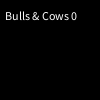
Frame 1 (no input)
Frame 60 (the mouse pressed at the canvas centre just before this capture): identical to frame 1, image omitted
Frame 120 (the mouse held since frame 60 and released just before this capture): identical to frame 1, image omitted

The Processing sketch that drew this single still picture (run headless with seeded random() and noise(); from frame 60 on, the mouse is pressed at the canvas centre):

// Processing sketch: BullsAndCows
// ── BullsAndCows.pde
/**
 * Bulls and Cows
 * https://rosettacode.org/wiki/Bulls_and_cows#Processing
 * Processing 3.4
 * 2019-08 Jeremy Douglass
 * 
 * Bulls and Cows is an old game played with pencil and paper that was later
 * implemented using computers.
 * 
 * Task:
 * 
 * Create a four digit random number from the digits 1 to 9, without
 * duplication.
 * 
 * The program should:
 * 
 *   ask for guesses to this number
 *   reject guesses that are malformed
 *   print the score for the guess
 * 
 * The score is computed as:
 * 
 * The player wins if the guess is the same as the randomly chosen number,
 * and the program ends.
 * A score of one bull is accumulated for each digit in the guess that equals
 * the corresponding digit in the randomly chosen initial number.
 * A score of one cow is accumulated for each digit in the guess that also
 * appears in the randomly chosen number, but in the wrong position. 
 * 
 * This sketch produces both a console transcript and GUI interface to the game.
 * Creates a new game each time the guess is correct; tracks number of games
 * won.
 */

IntDict score;
StringList choices;
StringList guess;
StringList secret;
int gamesWon = -1;

void setup() {
  choices = new StringList("0", "1", "2", "3", "4", "5", "6", "7", "8", "9");
  newGame();
}

void newGame() {
  gamesWon++;
  choices.shuffle();
  secret = new StringList();
  for (int i=0; i<4; i++) { // selections
    secret.append(choices.get(i));
  }
  newGuess();
  println("\nsecret:", secret, "\n");
}

void newGuess() {
  guess = new StringList();
  score = null;
}

void draw() {
  background(0);
  text("Bulls & Cows " + gamesWon, 5, 20);
  for (int i=0; i<guess.size(); i++) {
    text(guess.get(i), 20*i+10, height/2);
  }
  if (score!=null) {
    text("bulls:" + score.get("bulls") + " cows:" + score.get("cows"), 10, height-20);
  }
}

void keyReleased() {
  if (score!=null && score.get("bulls")==4) newGame();
  if (guess.size()==secret.size()) newGuess();
  if (guess.hasValue(str(key))) newGuess();
  if (key>=48 && key<=57) guess.append(str(key));
  if (guess.size()==secret.size()) {
    score = checkScore(secret, guess);
    println("guess: ", guess, "\n", score, "wins:", gamesWon);
  }
}

IntDict checkScore(StringList secret, StringList guess) {
  IntDict result = new IntDict();
  result.set("bulls", 0);
  result.set("cows", 0);
  for (int i=0; i<guess.size(); i++) {
    if (guess.get(i).equals(secret.get(i))) {
      result.add("bulls", 1);
    } else if (secret.hasValue(guess.get(i))) {
      result.add("cows", 1);
    }
  }
  return result;
}
